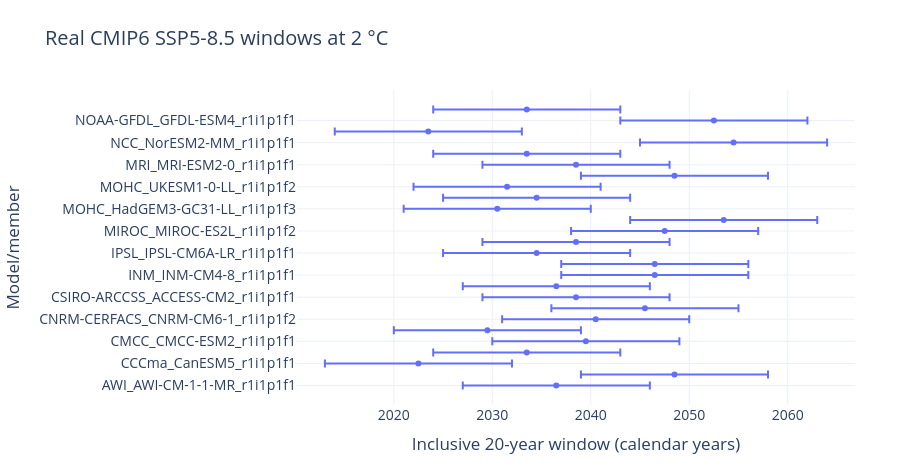

The notebook cell saved with this chart:
### Markdown cell above
## Calculate an auditable result from real data

### Code cell
table = warming_levels()
subset = table[(table.scenario == "ssp585") & (table.level == 2)]
valid = subset[subset.status == "window"]
assert len(valid) > 0
result = {"members listed": len(subset), "valid windows": len(valid),
    "median window midpoint": float(valid.midpoint.median()),
    "earliest window start": int(valid.start.min()), "latest window end": int(valid.end.max())}
display(pd.Series(result).to_frame("Real upstream table summary"))
fig = go.Figure(go.Scatter(x=valid.midpoint, y=valid.member, mode="markers",
    error_x=dict(type="data", array=np.full(len(valid), 9.5), visible=True)))
fig.update_layout(title="Real CMIP6 SSP5-8.5 windows at 2 °C", xaxis_title="Inclusive 20-year window (calendar years)", yaxis_title="Model/member")
show(fig)

### Figure 1 — Plotly figure (JSON) as saved in the notebook; plotly's stock layout.template omitted (floating-point values rounded to 4 significant figures)
{"data": [{"error_x": {"array": [9.5, 9.5, 9.5, 9.5, 9.5, 9.5, 9.5, 9.5, 9.5, 9.5, 9.5, 9.5, 9.5, 9.5, 9.5, 9.5, 9.5, 9.5, 9.5, 9.5, 9.5, 9.5, 9.5, 9.5, 9.5, 9.5], "type": "data", "visible": true}, "mode": "markers", "type": "scatter", "x": [2036.0, 2048.0, 2022.0, 2034.0, 2040.0, 2030.0, 2040.0, 2046.0, 2038.0, 2036.0, 2046.0, 2046.0, 2034.0, 2038.0, 2048.0, 2054.0, 2030.0, 2034.0, 2032.0, 2048.0, 2038.0, 2034.0, 2054.0, 2024.0, 2052.0, 2034.0], "y": ["AWI_AWI-CM-1-1-MR_r1i1p1f1", "CCCR-IITM_IITM-ESM_r1i1p1f1", "CCCma_CanESM5_r1i1p1f1", "CMCC_CMCC-CM2-SR5_r1i1p1f1", "CMCC_CMCC-ESM2_r1i1p1f1", "CNRM-CERFACS_CNRM-CM6-1-HR_r1i1p1f2", "CNRM-CERFACS_CNRM-CM6-1_r1i1p1f2", "CNRM-CERFACS_CNRM-ESM2-1_r1i1p1f2", "CSIRO-ARCCSS_ACCESS-CM2_r1i1p1f1", "EC-Earth-Consortium_EC-Earth3-CC_r1i1p1f1", "INM_INM-CM4-8_r1i1p1f1", "INM_INM-CM5-0_r1i1p1f1", "IPSL_IPSL-CM6A-LR_r1i1p1f1", "KIOST_KIOST-ESM_r1i1p1f1", "MIROC_MIROC-ES2L_r1i1p1f2", "MIROC_MIROC6_r1i1p1f1", "MOHC_HadGEM3-GC31-LL_r1i1p1f3", "MOHC_HadGEM3-GC31-MM_r1i1p1f3", "MOHC_UKESM1-0-LL_r1i1p1f2", "MPI-M_MPI-ESM1-2-LR_r1i1p1f1", "MRI_MRI-ESM2-0_r1i1p1f1", "NCAR_CESM2-WACCM_r1i1p1f1", "NCC_NorESM2-MM_r1i1p1f1", "NIMS-KMA_KACE-1-0-G_r1i1p1f1", "NOAA-GFDL_GFDL-ESM4_r1i1p1f1", "NUIST_NESM3_r1i1p1f1"]}], "layout": {"font": {"size": 14}, "height": 470, "margin": {"b": 65, "l": 65, "r": 45, "t": 90}, "title": {"text": "Real CMIP6 SSP5-8.5 windows at 2 °C"}, "xaxis": {"title": {"text": "Inclusive 20-year window (calendar years)"}}, "yaxis": {"title": {"text": "Model/member"}}}}
